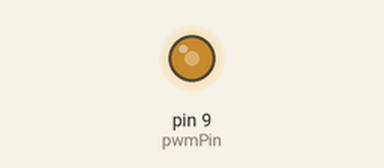
Recording of a sketch running on a simulated Arduino Uno, built with avr-gcc and run on an emulated ATmega328P. On the bench: output pins drawn as LEDs (lit = HIGH).

Above: at 0.05 s.
At 1.5 s:
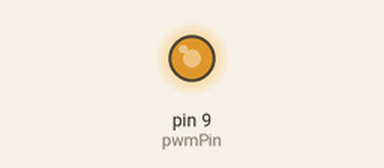
At 3.0 s:
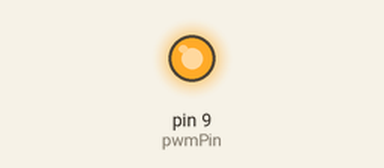
Timing chart, 0 to 5.2 s (numbered marks = the images above):
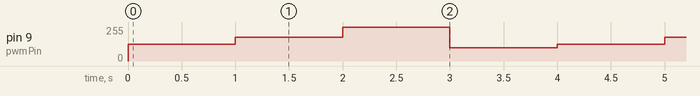

The sketch:

PWMArduino.ino
```cpp
int pwmPin= 9;      // Saida PWM
int PWM_Value = 127;

void setup()

{

  pinMode(pwmPin, OUTPUT);   // sets the pin as output

}

void loop()

{
  analogWrite(pwmPin, 127);  // analogWrite values from 0 to 255
  delay(1000);
  analogWrite(pwmPin, 180);  // analogWrite values from 0 to 255
  delay(1000);
  analogWrite(pwmPin, 255);  // analogWrite values from 0 to 255
  delay(1000);
  analogWrite(pwmPin, 100);  // analogWrite values from 0 to 255
  delay(1000);

}
```

Measured:
- by itself, pin 9 (pwmPin): repeats every 4.0 s: 180/255 1.0 s, 255/255 1.0 s, 100/255 1.0 s, 127/255 1.0 s
